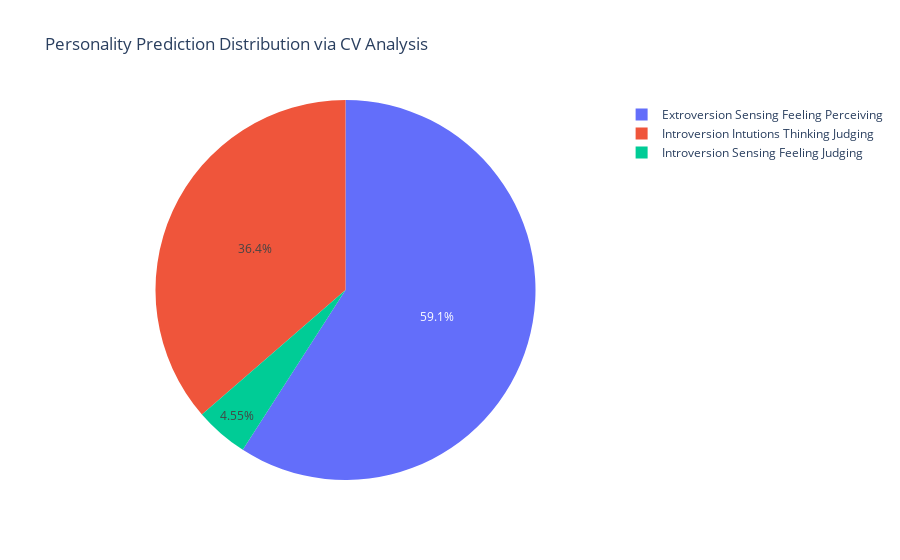

Notebook source saved alongside this figure:
### Code cell
labels = pred_df['description']
sizes = pred_df['percent']*100

trace = go.Pie(labels = labels, values= sizes)
layout = go.Layout(
     title='Personality Prediction Distribution via CV Analysis')

data = [trace]
fig = go.Figure(data= data, layout = layout)
py.iplot(fig)

### Figure 1 — Plotly figure (JSON) as saved in the notebook; plotly's stock layout.template omitted (floating-point values rounded to 4 significant figures)
{"data": [{"labels": ["Extroversion Sensing Feeling Perceiving", "Introversion Intutions Thinking Judging", "Introversion Sensing Feeling Judging"], "type": "pie", "values": [59.09, 36.36, 4.545]}], "layout": {"title": {"text": "Personality Prediction Distribution via CV Analysis"}}}
